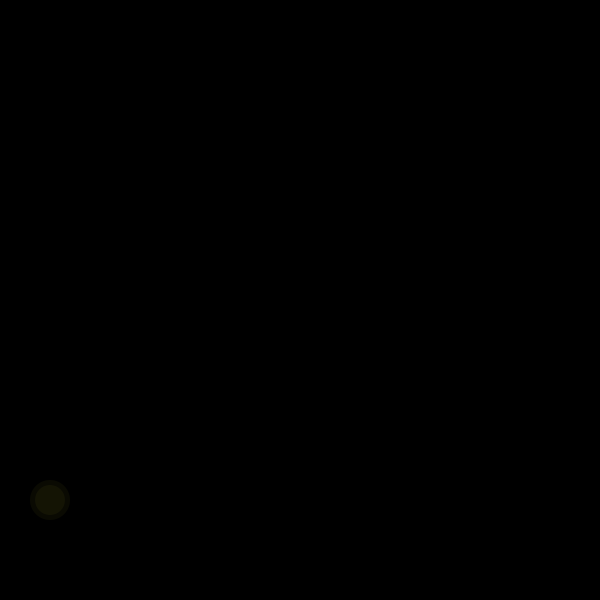
Frame 1 (no input)
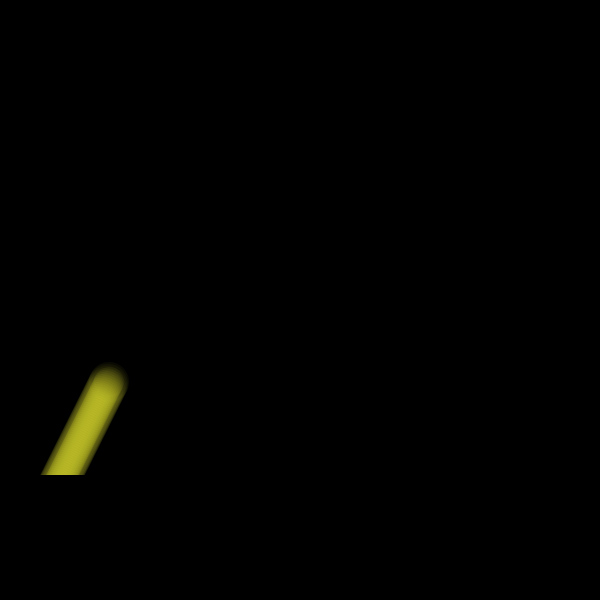
Frame 60 (the mouse pressed at the canvas centre just before this capture)
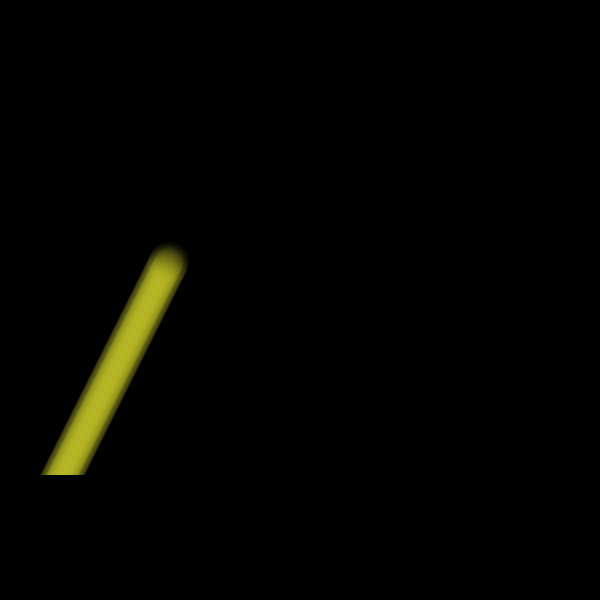
Frame 120 (the mouse held since frame 60 and released just before this capture)

The Processing sketch that drew these frames (run headless with seeded random() and noise(); from frame 60 on, the mouse is pressed at the canvas centre):

// Processing sketch: processing_70469
// ── processing_70469.pde

//Animation(Star)
//Lucky 
float x=50;
float y=500;
float z=50;
float u=500;
float changez=1;
float changeu=2;
float changex=1;
float changey=2;
void setup()
{
  background(0);
  size(600,600);
}
void draw()
{
  fill(0);
  rect(20,475,570,50);
  noStroke();
  fill(250,250,45,10);
  ellipse(x,y,40,40);
  ellipse(z,u,30,30);
  z=z+changez;
  u=u-changeu;
  x=x+changex;
  y=y-changey;
  if (y<0)
  {
    changey=-2;
  }
  if(y>500)
  {
    changey=2;
  }   
  if (x>550)
  {
    changex=-3;
    changey=-2;
  }
  if (x<50)
  {
    changey=0;
    changex=2;
  }
  if (x<0)
  {
    changey=-1;
    changex=0;
  }
  if (u<0)
  {
    changeu=-2;
  }
  if (z>550)
  {
    changez=-1;
    changeu=2;
  }
  if (z<50)
  {
   changez=1;
   changeu=2;
  }
 }
